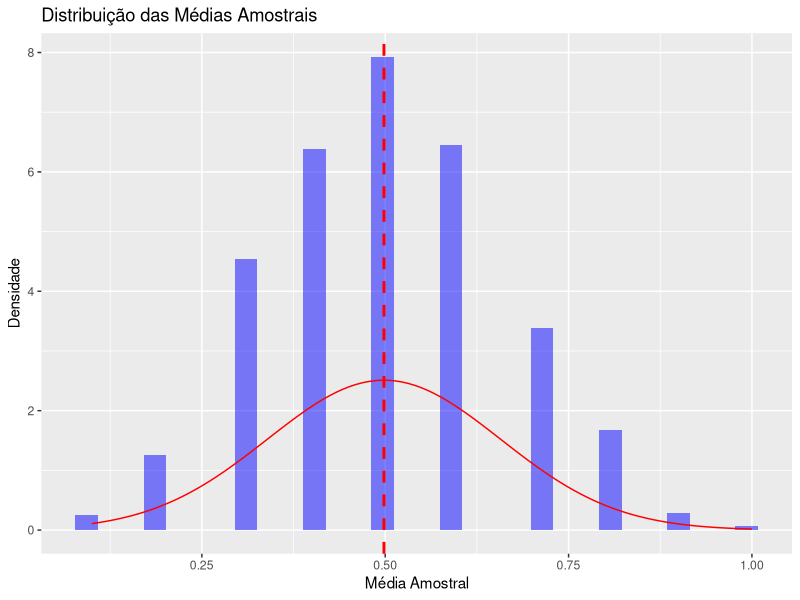

The R source for this figure:
## ---- chunk 1
library(ggplot2)

# cria uma lista com 1000 amostras de 10 bolinhas, podendo elas serem azuis (1) ou vermelhas (0)
set.seed(123)
bolinhas <- replicate(1000, sample(c(0, 1), size = 10, replace = TRUE))

# isso aqui tem 1000 amostras de 10 bolinhas
bolinhas <- as.data.frame(bolinhas)

# calcula a média de cada amostra
medias <- apply(bolinhas, 2, mean)

# plota a distribuição das médias
ggplot(data.frame(medias), aes(x = medias)) +
  geom_histogram(aes(y = ..density..), bins = 30, fill = "blue", alpha = 0.5) +
  # inclui a linha da média amostral (media das medias)
  geom_vline(aes(xintercept = mean(medias)), color = "red", linetype = "dashed", size = 1) +
  stat_function(fun = dnorm, args = list(mean = mean(medias), sd = sd(medias)), color = "red") +
  labs(title = "Distribuição das Médias Amostrais",
       x = "Média Amostral",
       y = "Densidade")
